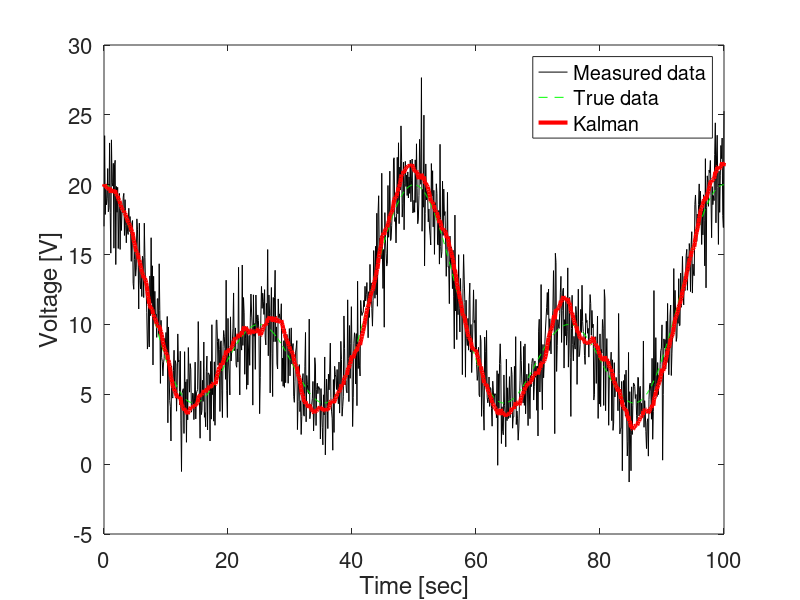

MATLAB code to generate this figure:
clear all;
close all;
clc;

% *********** Measurement data ***********
T = 0.1; %( step size)
Time = [0:T:100];
N = length(Time);

R_noise = sqrt(5) * randn(1,N);
z = 10 + 5*cos(2*pi*Time/25) + 5*cos(2*pi*Time/50) + R_noise; % To generate a N array of random numbers with a zero mean that are distributed with a variance of 1
z_true = 10 + 5*cos(2*pi*Time/25) + 5*cos(2*pi*Time/50);
% *********** Initial Parameter for Kalman Filtering ***********

F = [1 T; 0 1]; % transition matrix
H = [1 0];      % measurement matrix 

% measurement noise covariance 
R = 13; 

% process noise covariance 
Q = 0.7;

P = [0 0; 0 0];


x_initial = [20 ; 0]; % initial state vector
x_hat = x_initial; % initial state estimate

% ****************** Kalman Filtering ********************
for k = 1:N
    % Update the most recent state estimate to the present time.
    x_hat = (F * x_hat) ;

    % initial estimation covariance
    P_k = F*P*F' + Q;

    %  covariance of the Correction Vector
    Re = (H * P_k * H') + R ;

    %  Kalman Gain matrix.
    K_k = P_k * H'* inv(Re);

    % Update the state estimate.
    x_hat = x_hat + (K_k * (z(k) - (H * x_hat)));

    % Compute the covariance of the estimation error.
    I = eye(2,2);
    P_k = (I - (K_k * H)) * P_k;

    xest(:,k)=x_hat;
end

% *******************   Error ***********************

error_Kalman = mean(sqrt((z_true-xest(1,:)).^2))     % Kalman 

% ********************** Figure *****************
figure;
plot (Time,z,'k-','linewidth',0.5)
hold on 
plot (Time, z_true, 'g--', Time,xest(1,:),'r-', 'linewidth',3); % title('Kalman Filter')  % Kalman 
xlabel('Time [sec]', 'fontsize',16)
ylabel('Voltage [V]', 'fontsize',16)
legend('Measured data','True data','Kalman')
set(gca, 'fontsize', 16);
hold off

savefile = 'measure_data.mat';
save(savefile, 'Time', 'z', 'z_true');